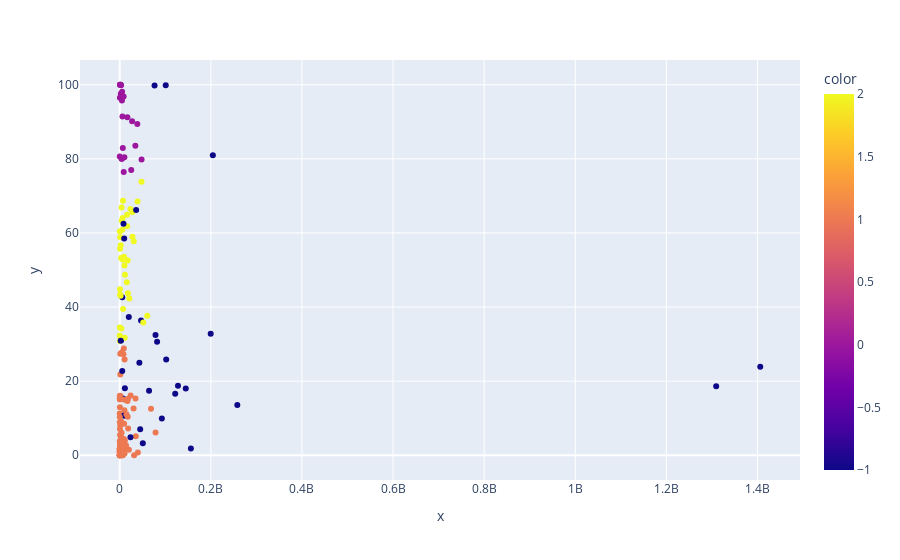

The notebook cell saved with this chart:
### Code cell
fig = px.scatter(x=df["population"], y=df["renewables_share_elec"], color=df['cluster1'])
fig.show()

### Figure 1 — Plotly figure (JSON) as saved in the notebook; plotly's stock layout.template omitted (floating-point values rounded to 4 significant figures; data arrays with more than 128 entries replaced by an {"elided": "..."} marker saying what was removed)
{"data": [{"hovertemplate": "x=%{x}<br>y=%{y}<br>color=%{marker.color}<extra></extra>", "legendgroup": "", "marker": {"color": {"elided": "182 int values"}, "coloraxis": "coloraxis", "symbol": "circle"}, "mode": "markers", "name": "", "orientation": "v", "showlegend": false, "type": "scatter", "x": {"elided": "182 float values"}, "xaxis": "x", "y": {"elided": "182 float values"}, "yaxis": "y"}], "layout": {"coloraxis": {"colorbar": {"title": {"text": "color"}}, "colorscale": [[0, "#0d0887"], [0.1111, "#46039f"], [0.2222, "#7201a8"], [0.3333, "#9c179e"], [0.4444, "#bd3786"], [0.5556, "#d8576b"], [0.6667, "#ed7953"], [0.7778, "#fb9f3a"], [0.8889, "#fdca26"], [1, "#f0f921"]]}, "legend": {"tracegroupgap": 0}, "margin": {"t": 60}, "xaxis": {"anchor": "y", "domain": [0, 1], "title": {"text": "x"}}, "yaxis": {"anchor": "x", "domain": [0, 1], "title": {"text": "y"}}}}
